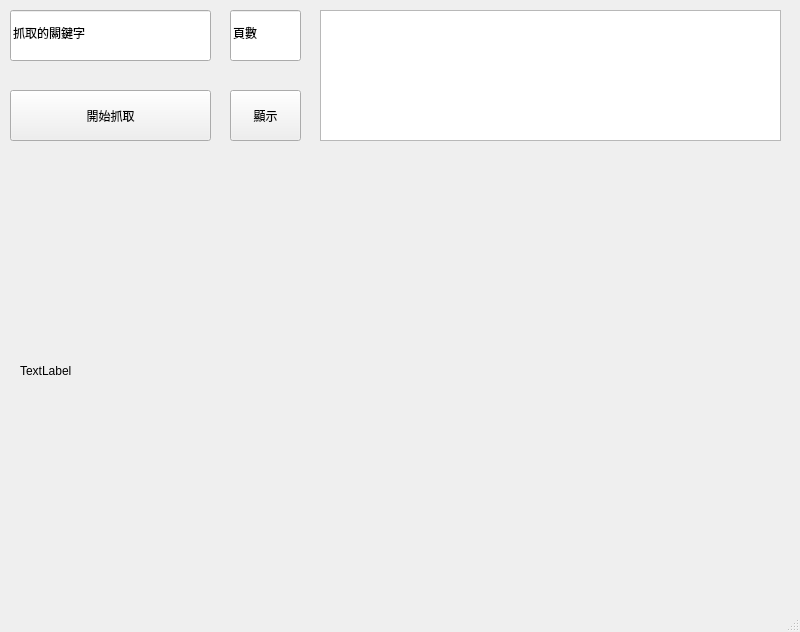
<?xml version="1.0" encoding="UTF-8"?>
<ui version="4.0">
 <class>MainWindow</class>
 <widget class="QMainWindow" name="MainWindow">
  <property name="geometry">
   <rect>
    <x>0</x>
    <y>0</y>
    <width>800</width>
    <height>632</height>
   </rect>
  </property>
  <property name="windowTitle">
   <string>MainWindow</string>
  </property>
  <widget class="QWidget" name="centralwidget">
   <widget class="QPushButton" name="pushButton">
    <property name="geometry">
     <rect>
      <x>10</x>
      <y>90</y>
      <width>201</width>
      <height>51</height>
     </rect>
    </property>
    <property name="text">
     <string>開始抓取</string>
    </property>
   </widget>
   <widget class="QPushButton" name="pushButton_2">
    <property name="geometry">
     <rect>
      <x>230</x>
      <y>90</y>
      <width>71</width>
      <height>51</height>
     </rect>
    </property>
    <property name="text">
     <string>顯示</string>
    </property>
   </widget>
   <widget class="QLineEdit" name="lineEdit">
    <property name="geometry">
     <rect>
      <x>10</x>
      <y>10</y>
      <width>201</width>
      <height>51</height>
     </rect>
    </property>
    <property name="text">
     <string>抓取的關鍵字</string>
    </property>
   </widget>
   <widget class="QTextBrowser" name="textBrowser">
    <property name="geometry">
     <rect>
      <x>320</x>
      <y>10</y>
      <width>461</width>
      <height>131</height>
     </rect>
    </property>
   </widget>
   <widget class="QLineEdit" name="lineEdit_2">
    <property name="geometry">
     <rect>
      <x>230</x>
      <y>10</y>
      <width>71</width>
      <height>51</height>
     </rect>
    </property>
    <property name="text">
     <string>頁數</string>
    </property>
   </widget>
   <widget class="QLabel" name="label">
    <property name="geometry">
     <rect>
      <x>20</x>
      <y>170</y>
      <width>351</width>
      <height>401</height>
     </rect>
    </property>
    <property name="text">
     <string>TextLabel</string>
    </property>
   </widget>
  </widget>
  <widget class="QMenuBar" name="menubar">
   <property name="geometry">
    <rect>
     <x>0</x>
     <y>0</y>
     <width>800</width>
     <height>21</height>
    </rect>
   </property>
  </widget>
  <widget class="QStatusBar" name="statusbar"/>
 </widget>
 <resources/>
 <connections/>
</ui>
